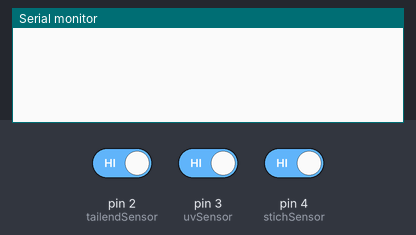
Recording of a sketch running on a simulated Arduino Uno, built with avr-gcc and run on an emulated ATmega328P. Shown: the last lines printed to the serial monitor. The test bench sets the inputs (shaded band); at power-on: pin 2 (tailendSensor) HIGH, pin 3 (uvSensor) HIGH, pin 4 (stichSensor) HIGH.

Above: at 1.2 s.
1.3 s: pin 2 (tailendSensor) driven LOW
At 2.2 s:
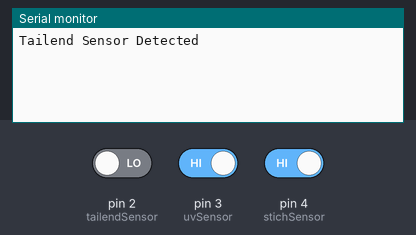
2.8 s: pin 3 (uvSensor) driven LOW
At 3.4 s:
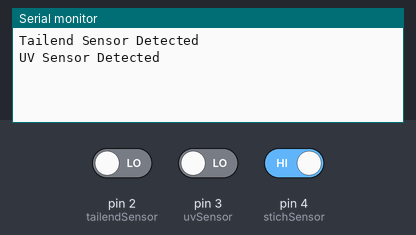
4.3 s: pin 4 (stichSensor) driven LOW
At 5.7 s:
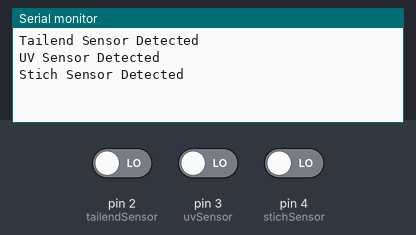

Measured:
- after the input at 1.3 s, the serial monitor: prints a new line after 0.05 s (image 1)
- after the input at 2.8 s, the serial monitor: prints a new line after 0.05 s (image 2)
- after the input at 4.3 s, the serial monitor: prints a new line after 0.05 s (image 3)

The sketch:

cts_controller.ino
```cpp
#include "debouncing.h"


#define tailendSensor 2
#define uvSensor      3
#define stichSensor   4

void setup() {
  Serial.begin(115200);

  pinMode(tailendSensor, INPUT_PULLUP);
  pinMode(uvSensor, INPUT_PULLUP);
  pinMode(stichSensor, INPUT_PULLUP);
}

void loop() {
  if (debouncer(tailendSensor)) {
    Serial.println("Tailend Sensor Detected");
  }
  if (debouncer(uvSensor)) {
    Serial.println("UV Sensor Detected");
  }
  if (debouncer(stichSensor)) {
    Serial.println("Stich Sensor Detected");
  }
}
```

debouncing.h
```cpp
#ifndef DEBOUNCING_H
#define DEBOUNCING_H

#include <Arduino.h>

#define MAX_DEBOUNCE_PINS 10
#define DEBOUNCE_DELAY_MS 50

struct DebounceState {
  uint8_t pin = 255;          // 255 = unused slot
  bool lastReading = HIGH;
  bool stableState = HIGH;
  unsigned long lastDebounceTime = 0;
};

static DebounceState debounceStates[MAX_DEBOUNCE_PINS];
static uint8_t debounceCount = 0;

inline DebounceState* getDebounceState(uint8_t pin) {
  for (uint8_t i = 0; i < debounceCount; i++) {
    if (debounceStates[i].pin == pin) return &debounceStates[i];
  }
  if (debounceCount < MAX_DEBOUNCE_PINS) {
    DebounceState &s = debounceStates[debounceCount];
    s.pin = pin;
    s.lastReading = digitalRead(pin);
    s.stableState = s.lastReading;
    s.lastDebounceTime = millis();
    return &debounceStates[debounceCount++];
  }
  return nullptr; // no free slots left
}


inline bool debouncer(uint8_t pin) {
  DebounceState *state = getDebounceState(pin);
  if (!state) return false;

  bool reading = digitalRead(pin);

  if (reading != state->lastReading) {
    state->lastDebounceTime = millis();
  }

  bool triggered = false;
  if ((millis() - state->lastDebounceTime) > DEBOUNCE_DELAY_MS) {
    if (reading != state->stableState) {
      state->stableState = reading;
      if (state->stableState == LOW) {
        triggered = true;
      }
    }
  }

  state->lastReading = reading;
  return triggered;
}

#endif
```
